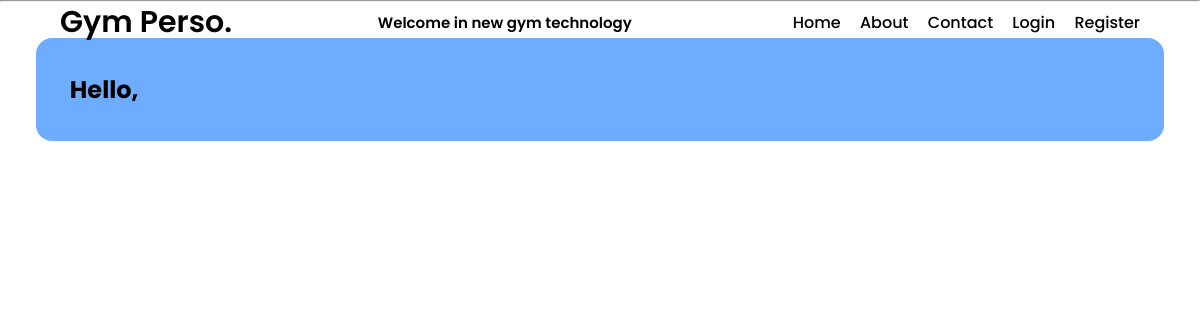
/orders/result/380/, run on an earlier commit of the app's database.
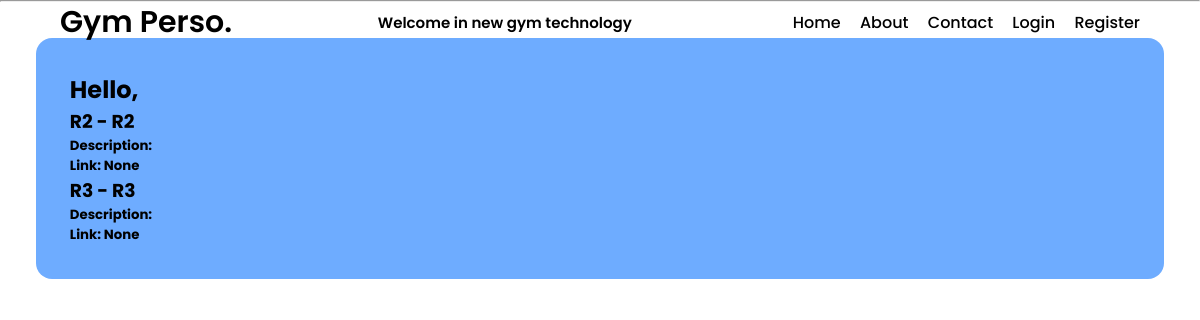
And on a later commit of the database.
### orders/models.py (models this page shows)
class OrderResultItem(models.Model):
    order_result = models.ForeignKey(OrderResult, on_delete=models.DO_NOTHING, default=None, blank=True,null=True)
    result_category = models.ForeignKey(ResultCategory, on_delete=models.DO_NOTHING, default=None, blank=True, null=True)
    result_item = models.ForeignKey(ResultItem, on_delete=models.DO_NOTHING, default=None, blank=True,null=True)

### core/models.py (models this page shows, shortened)
class ResultItem(models.Model):
    slug = models.CharField(max_length=100, default=None, blank=True, null=True, help_text="is autocomplete")
    name = models.CharField(max_length=255, default=None, blank=True, null=True)
    description = models.TextField(default=None, blank=True, null=True)
    url = models.URLField(default=None, blank=True, null=True, help_text="link to video")
    category = models.ForeignKey(ResultCategory, on_delete=models.DO_NOTHING, default=None, blank=True, null=True)
    def __str__(self):
        return f'{self.name + " - " + self.slug}'

### orders/views.py (the view)
# urls.py: path('result/<str:result_id>/', views.result, name='result')
def result(request, result_id):
    order_result = OrderResult.objects.filter(id=result_id).last()
    result = OrderResultItem.objects.filter(order_result=result_id).all()
    return render(request, 'result.html',{'result': result})

### templates/result.html (shortened to what this page needs)
{% include 'base.html' %}
<body>
    {% include 'navbar.html' %}
    {% block content %}
    <section class="content padding">
        <div class="container padding">
            <h1> Hello, </h1>
            <form method="post">
                {% for r in result%}
                    <h3> {{r.result_item}} </h3>
                    <h5> Description: {{r.result_item.description}} </h5>
                    <h5> Link: {{r.result_item.url}} </h5>
                {%endfor%}
            </form>
        </div>
    </section>
</body>
{% endblock %}
</html>

### templates/base.html (shortened to what this page needs)
<!DOCTYPE html>
<html lang="en">
<head>
    <link rel="stylesheet" href="/static/style.css?{% now "U" %}">
</head>

### templates/navbar.html (shortened to what this page needs)
<header class="header">
        <a href="/" class="logo">Gym Perso.</a>
        <a href="#" class="box">Welcome in new gym technology</a>
        <nav class="navbar">
            <a href="/".class="active">Home</a>
            <a href="/faq">About</a>
            <a href="/contact">Contact</a>
            {% if user.is_authenticated %}
                <a href="{% url 'profile' %}">Profile</a>
                <a href="{% url 'page_logout' %}">Logout</a>
            {% else %}
                <a href="{% url 'login' %}">Login</a>
                <a href="{% url 'register' %}">Register</a>
            {% endif %}
        </nav>
</header>

### static/style.css (style rules this page uses)
:root { --clr-background: #ffffff; --clr-text-black:#444444; --clr-text-white: #ffffff; --clr-text-background: #444444; --clr-container-background:#006eff91; }
* { margin: 0; padding: 0; box-sizing: border-box; font-family: 'Poppins','sans-serif'; }
.header { position: fixed; top: 0; left: 0; right: 0; width: 100%; background: transparent; display: flex; justify-content: space-between; align-items: center; z-index: 100; }
.logo { font-size: 30px; color: var(--clr-text); text-decoration: none; font-weight: 600; margin-left: 5%; }
.box { font-size: 15px; color: var(--clr-text); text-decoration: none; font-weight: 600; }
.navbar { display: block; margin-right: 5%; }
.navbar a { font-size: 16px; color: var(--clr-text); text-decoration: none; font-weight: 500; margin-left: 15px; transition: .3s; }
.content { flex-grow: 1; flex-direction: column; justify-content: center; align-items: center; width: auto; }
.container { flex-grow: 1; flex-direction: column; overflow: hidden; justify-content: center; align-items: center; background-color: var(--clr-container-background); }
.padding { padding: 3%; border-radius: 1rem; }

What changed in the data, as far as the page shows it:
added OrderResultItem: result_item "R2 - R2", result_item "None"
added OrderResultItem: result_item "R3 - R3", result_item "None"
